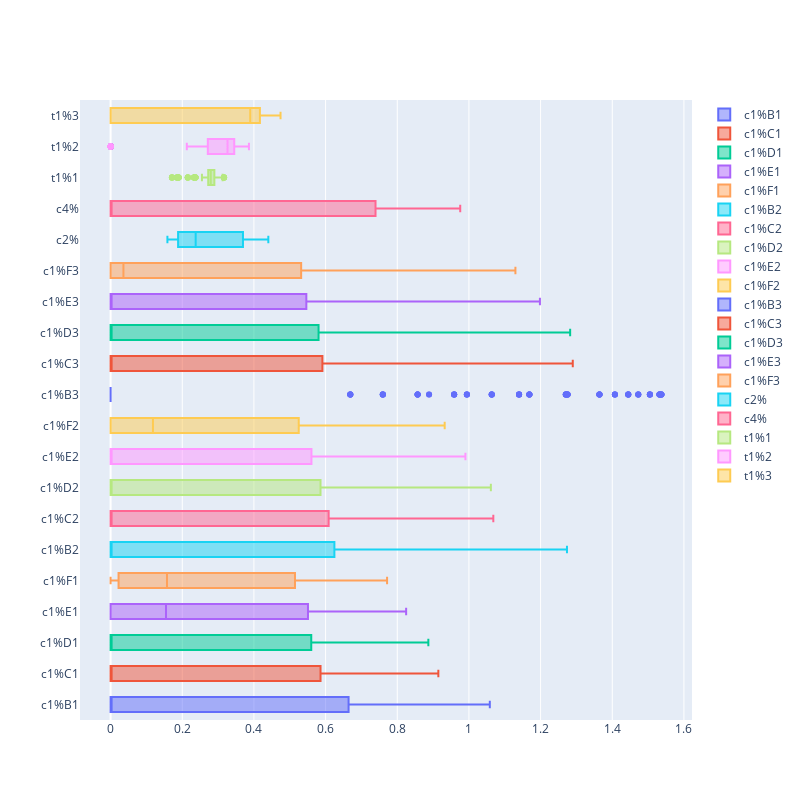

Notebook code for this chart:
### Markdown cell above
## Analisi delle distribuzioni
### Tutti i profili insieme

### Code cell
import plotly.graph_objects as go
import numpy as np

fig = go.Figure()
c1_columns = df.columns.drop(['date','day_of_week'])
for c1_col in c1_columns:
    fig.add_trace(
        go.Box(
            x=df[c1_col],
            name=c1_col
        )
    )
fig.update_layout(
    autosize=False,
    width=800,
    height=800,
)
fig.show()

### Figure 1 — Plotly figure (JSON) as saved in the notebook; plotly's stock layout.template omitted (floating-point values rounded to 4 significant figures; data arrays with more than 128 entries replaced by an {"elided": "..."} marker saying what was removed)
{"data": [{"name": "c1%B1", "type": "box", "x": {"elided": "365 float values"}}, {"name": "c1%C1", "type": "box", "x": {"elided": "365 float values"}}, {"name": "c1%D1", "type": "box", "x": {"elided": "365 float values"}}, {"name": "c1%E1", "type": "box", "x": {"elided": "365 float values"}}, {"name": "c1%F1", "type": "box", "x": {"elided": "365 float values"}}, {"name": "c1%B2", "type": "box", "x": {"elided": "365 float values"}}, {"name": "c1%C2", "type": "box", "x": {"elided": "365 float values"}}, {"name": "c1%D2", "type": "box", "x": {"elided": "365 float values"}}, {"name": "c1%E2", "type": "box", "x": {"elided": "365 float values"}}, {"name": "c1%F2", "type": "box", "x": {"elided": "365 float values"}}, {"name": "c1%B3", "type": "box", "x": {"elided": "365 float values"}}, {"name": "c1%C3", "type": "box", "x": {"elided": "365 float values"}}, {"name": "c1%D3", "type": "box", "x": {"elided": "365 float values"}}, {"name": "c1%E3", "type": "box", "x": {"elided": "365 float values"}}, {"name": "c1%F3", "type": "box", "x": {"elided": "365 float values"}}, {"name": "c2%", "type": "box", "x": {"elided": "365 float values"}}, {"name": "c4%", "type": "box", "x": {"elided": "365 float values"}}, {"name": "t1%1", "type": "box", "x": {"elided": "365 float values"}}, {"name": "t1%2", "type": "box", "x": {"elided": "365 float values"}}, {"name": "t1%3", "type": "box", "x": {"elided": "365 float values"}}], "layout": {"autosize": false, "height": 800, "width": 800}}
